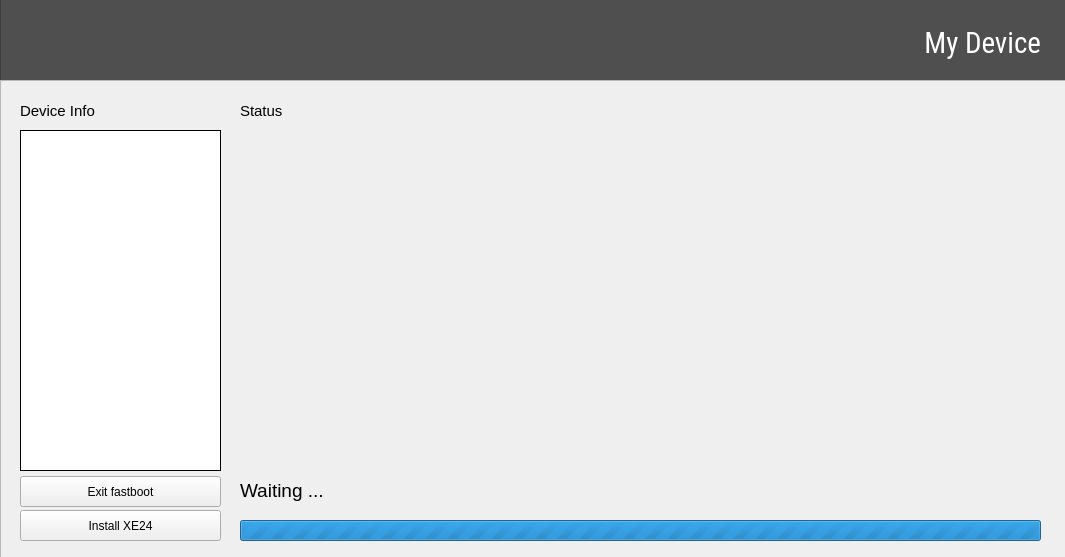
<?xml version="1.0" encoding="UTF-8"?>
<ui version="4.0">
 <class>MainWindow</class>
 <widget class="QMainWindow" name="MainWindow">
  <property name="geometry">
   <rect>
    <x>0</x>
    <y>0</y>
    <width>1065</width>
    <height>557</height>
   </rect>
  </property>
  <property name="minimumSize">
   <size>
    <width>1065</width>
    <height>557</height>
   </size>
  </property>
  <property name="maximumSize">
   <size>
    <width>1065</width>
    <height>557</height>
   </size>
  </property>
  <property name="windowTitle">
   <string>Glassy</string>
  </property>
  <widget class="QWidget" name="centralwidget">
   <widget class="QFrame" name="frame">
    <property name="geometry">
     <rect>
      <x>0</x>
      <y>-10</y>
      <width>1091</width>
      <height>91</height>
     </rect>
    </property>
    <property name="styleSheet">
     <string notr="true">background-color: rgb(79, 79, 79);</string>
    </property>
    <property name="frameShape">
     <enum>QFrame::StyledPanel</enum>
    </property>
    <property name="frameShadow">
     <enum>QFrame::Raised</enum>
    </property>
    <widget class="QLabel" name="label_2">
     <property name="geometry">
      <rect>
       <x>780</x>
       <y>30</y>
       <width>261</width>
       <height>41</height>
      </rect>
     </property>
     <property name="font">
      <font>
       <family>Roboto Condensed</family>
       <pointsize>22</pointsize>
      </font>
     </property>
     <property name="styleSheet">
      <string notr="true">color: rgb(255, 255, 255);</string>
     </property>
     <property name="text">
      <string>My Device</string>
     </property>
     <property name="alignment">
      <set>Qt::AlignBottom|Qt::AlignRight|Qt::AlignTrailing</set>
     </property>
    </widget>
   </widget>
   <widget class="QLabel" name="label">
    <property name="geometry">
     <rect>
      <x>0</x>
      <y>-3</y>
      <width>231</width>
      <height>81</height>
     </rect>
    </property>
    <property name="text">
     <string/>
    </property>
    <property name="pixmap">
     <pixmap>../img/logo.png</pixmap>
    </property>
    <property name="scaledContents">
     <bool>true</bool>
    </property>
   </widget>
   <widget class="QFrame" name="updatingPage">
    <property name="geometry">
     <rect>
      <x>0</x>
      <y>80</y>
      <width>1071</width>
      <height>521</height>
     </rect>
    </property>
    <property name="frameShape">
     <enum>QFrame::StyledPanel</enum>
    </property>
    <property name="frameShadow">
     <enum>QFrame::Raised</enum>
    </property>
    <widget class="QFrame" name="frame_2">
     <property name="geometry">
      <rect>
       <x>20</x>
       <y>50</y>
       <width>201</width>
       <height>341</height>
      </rect>
     </property>
     <property name="styleSheet">
      <string notr="true">background-color: rgb(255, 255, 255);
border: 1px solid black;</string>
     </property>
     <property name="frameShape">
      <enum>QFrame::StyledPanel</enum>
     </property>
     <property name="frameShadow">
      <enum>QFrame::Raised</enum>
     </property>
     <widget class="QLabel" name="label_4">
      <property name="geometry">
       <rect>
        <x>0</x>
        <y>100</y>
        <width>201</width>
        <height>141</height>
       </rect>
      </property>
      <property name="styleSheet">
       <string notr="true">background-color: rgba(255, 255, 255, 0);
border: 0px solid white;</string>
      </property>
      <property name="text">
       <string/>
      </property>
      <property name="pixmap">
       <pixmap>../img/glass.png</pixmap>
      </property>
      <property name="scaledContents">
       <bool>true</bool>
      </property>
     </widget>
    </widget>
    <widget class="QLabel" name="label_3">
     <property name="geometry">
      <rect>
       <x>20</x>
       <y>20</y>
       <width>131</width>
       <height>21</height>
      </rect>
     </property>
     <property name="font">
      <font>
       <pointsize>11</pointsize>
      </font>
     </property>
     <property name="text">
      <string>Device Info</string>
     </property>
    </widget>
    <widget class="QPushButton" name="rebootIntoSystemButton">
     <property name="geometry">
      <rect>
       <x>20</x>
       <y>396</y>
       <width>201</width>
       <height>31</height>
      </rect>
     </property>
     <property name="text">
      <string>Exit fastboot</string>
     </property>
    </widget>
    <widget class="QLabel" name="label_5">
     <property name="geometry">
      <rect>
       <x>240</x>
       <y>20</y>
       <width>131</width>
       <height>21</height>
      </rect>
     </property>
     <property name="font">
      <font>
       <pointsize>11</pointsize>
      </font>
     </property>
     <property name="text">
      <string>Status</string>
     </property>
    </widget>
    <widget class="QPushButton" name="installXE24Button">
     <property name="geometry">
      <rect>
       <x>20</x>
       <y>430</y>
       <width>201</width>
       <height>31</height>
      </rect>
     </property>
     <property name="text">
      <string>Install XE24</string>
     </property>
    </widget>
    <widget class="QLabel" name="statusText">
     <property name="geometry">
      <rect>
       <x>240</x>
       <y>390</y>
       <width>311</width>
       <height>41</height>
      </rect>
     </property>
     <property name="font">
      <font>
       <pointsize>14</pointsize>
      </font>
     </property>
     <property name="text">
      <string>Waiting ...</string>
     </property>
    </widget>
    <widget class="QProgressBar" name="progressBar">
     <property name="geometry">
      <rect>
       <x>240</x>
       <y>440</y>
       <width>801</width>
       <height>21</height>
      </rect>
     </property>
     <property name="maximum">
      <number>0</number>
     </property>
     <property name="value">
      <number>0</number>
     </property>
     <property name="textVisible">
      <bool>false</bool>
     </property>
     <property name="invertedAppearance">
      <bool>false</bool>
     </property>
    </widget>
   </widget>
  </widget>
 </widget>
 <resources/>
 <connections/>
</ui>
